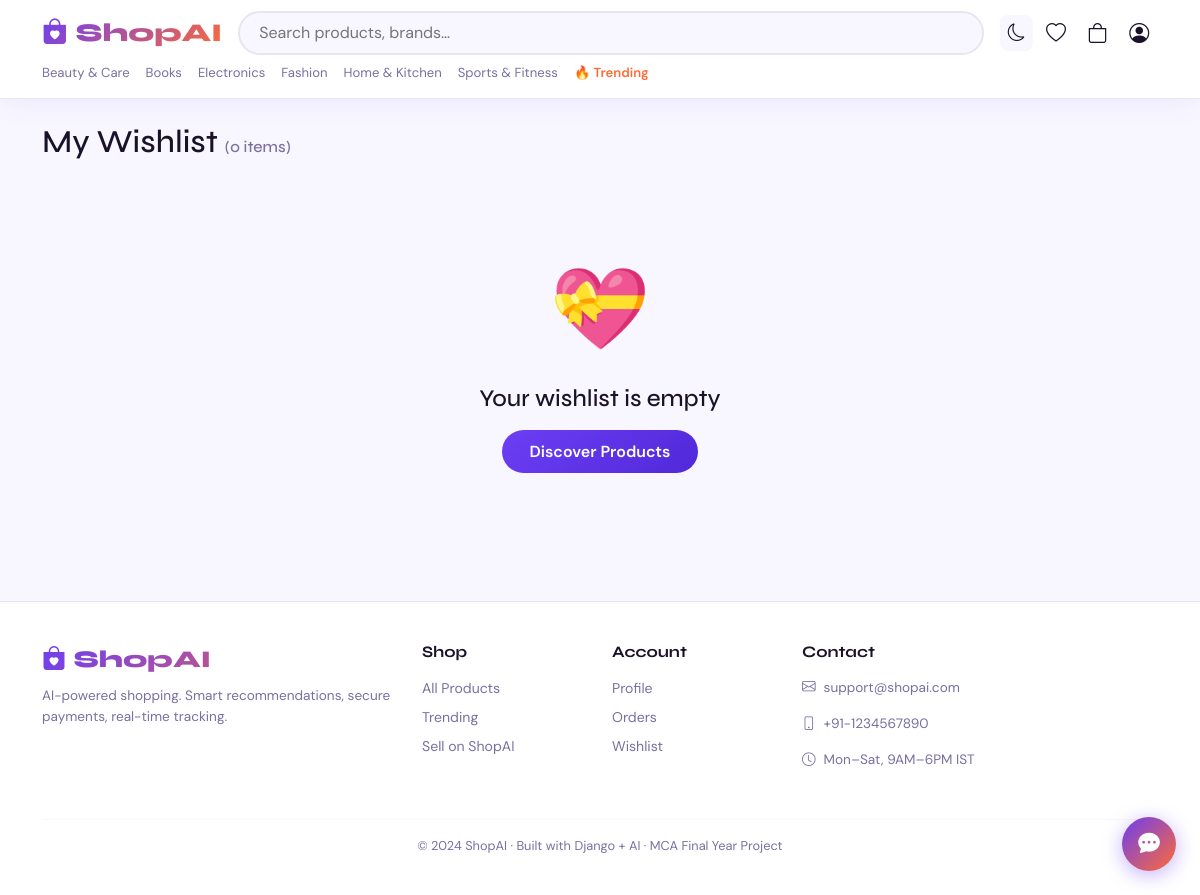
The page /wishlist/ (signed in) on the database its author committed.
### users/models.py (models this page shows, shortened)
class CustomUser(AbstractUser):
    email = models.EmailField(unique=True)
    phone = models.CharField(max_length=15, blank=True)
    avatar = models.ImageField(upload_to='avatars/', null=True, blank=True)
    is_vendor = models.BooleanField(default=False)
    is_email_verified = models.BooleanField(default=False)
    dark_mode = models.BooleanField(default=False)
    date_of_birth = models.DateField(null=True, blank=True)
    USERNAME_FIELD = 'email'
    REQUIRED_FIELDS = ['username']

### store/models.py (models this page shows, shortened)
class Category(models.Model):
    name = models.CharField(max_length=200)
    slug = models.SlugField(unique=True, blank=True)
    parent = models.ForeignKey('self', null=True, blank=True, on_delete=models.SET_NULL, related_name='children')
    image = models.ImageField(upload_to='categories/', null=True, blank=True)
    description = models.TextField(blank=True)
    is_active = models.BooleanField(default=True)
    class Meta:
        verbose_name_plural = 'Categories'
        ordering = ['name']

### wishlist/models.py (models this page shows, shortened)
class Wishlist(models.Model):
    user = models.OneToOneField(settings.AUTH_USER_MODEL, on_delete=models.CASCADE, related_name='wishlist')
    products = models.ManyToManyField('store.Product', blank=True)

### wishlist/views.py (the view)
# urls.py: path('', views.wishlist_view, name='view'),
@login_required
def wishlist_view(request):
    wl, _ = Wishlist.objects.get_or_create(user=request.user)
    return render(request, 'wishlist/wishlist.html', {'wishlist': wl})

### cart/context_processors.py (called while the page is built)
def cart_count(request):
    if request.user.is_authenticated:
        from .models import Cart
        c = Cart.objects.filter(user=request.user).first()
        return {'cart_count': c.item_count if c else 0}
    return {'cart_count': 0}

### cart/models.py (called while the page is built)
    @property
    def item_count(self):
        return sum(item.quantity for item in self.items.all())

### store/context_processors.py (called while the page is built)
def all_categories(request):
    return {'all_categories': Category.objects.filter(is_active=True, parent=None)[:10]}

### wishlist/context_processors.py (called while the page is built)
def wishlist_count(request):
    if request.user.is_authenticated:
        from .models import Wishlist
        wl = Wishlist.objects.filter(user=request.user).first()
        return {'wishlist_count': wl.products.count() if wl else 0}
    return {'wishlist_count': 0}

### templates/wishlist/wishlist.html (shortened to what this page needs)
{% extends 'base.html' %}
{% block content %}
<div class="container mt-4">
<h2 class="mb-4">My Wishlist <span style="color:var(--muted);font-size:1rem">({{ wishlist.products.count }} items)</span></h2>
{% if wishlist.products.all %}
<div class="row row-cols-2 row-cols-md-4 g-3">
{% for product in wishlist.products.all %}
<div class="col">
<div class="p-card">
<div class="p-img"><a href="{{ product.get_absolute_url }}">{% if product.main_image %}<img src="{{ product.main_image.image.url }}">{% else %}<div style="display:flex;align-items:center;justify-content:center;height:100%;font-size:2.5rem;background:var(--bg)">📦</div>{% endif %}</a></div>
<div class="p-body">
<div class="p-name">{{ product.name }}</div>
<div class="p-price">₹{{ product.price }}</div>
<div class="d-flex gap-2 mt-2">
<a href="{% url 'wishlist:move_to_cart' product.id %}" class="btn-pri btn btn-sm flex-grow-1" style="font-size:.78rem;padding:.32rem">Move to Cart</a>
<a href="{% url 'wishlist:toggle' product.id %}" style="color:#e74c3c;padding:.32rem"><i class="bi bi-trash"></i></a>
</div>
</div>
</div>
</div>
{% endfor %}
</div>
{% else %}
<div style="text-align:center;padding:4rem 2rem">
<div style="font-size:5rem;margin-bottom:1rem">💝</div><h4>Your wishlist is empty</h4>
<a href="{% url 'store:product_list' %}" class="btn-pri btn mt-2">Discover Products</a>
</div>
{% endif %}
</div>
{% endblock %}

### templates/base.html (shortened to what this page needs)
<!DOCTYPE html>
<html lang="en" data-theme="{{ request.user.dark_mode|yesno:'dark,light' }}">
<head>
<link href="https://cdn.jsdelivr.net/npm/bootstrap@5.3.2/dist/css/bootstrap.min.css" rel="stylesheet">
<link href="https://cdn.jsdelivr.net/npm/bootstrap-icons@1.11.3/font/bootstrap-icons.min.css" rel="stylesheet">
</head>
<body>
<nav class="nav-bar">
<div class="container">
  <div class="d-flex align-items-center gap-3">
    <a href="{% url 'store:index' %}" class="brand"><i class="bi bi-bag-heart-fill"></i> ShopAI</a>
    <div class="search-wrap d-none d-md-block">
      <input type="text" id="srch" placeholder="Search products, brands…">
    </div>
    <div class="d-flex align-items-center gap-1 ms-auto">
      <button onclick="toggleDark()" style="border:none;background:var(--bg);padding:.3rem .5rem;border-radius:8px;color:var(--tx);font-size:1.1rem;cursor:pointer" title="Dark mode">
        <i class="bi bi-{% if request.user.dark_mode %}sun{% else %}moon{% endif %}" id="dicon"></i>
      </button>
      {% if user.is_authenticated %}
      <a href="{% url 'wishlist:view' %}" class="nav-btn"><i class="bi bi-heart"></i>{% if wishlist_count > 0 %}<span class="badge-c">{{ wishlist_count }}</span>{% endif %}</a>
      <a href="{% url 'cart:view' %}" class="nav-btn"><i class="bi bi-bag"></i>{% if cart_count > 0 %}<span class="badge-c cart-count-badge">{{ cart_count }}</span>{% endif %}</a>
      <div class="dropdown">
        <a class="nav-btn" data-bs-toggle="dropdown" href="#"><i class="bi bi-person-circle"></i></a>
      </div>
      {% else %}
      <a href="{% url 'users:login' %}" class="btn-out btn btn-sm">Login</a>
      <a href="{% url 'users:register' %}" class="btn-pri btn btn-sm ms-1">Sign Up</a>
      {% endif %}
    </div>
  </div>
  <div class="d-flex gap-3 mt-2 overflow-auto pb-1" style="scrollbar-width:none">
    {% for cat in all_categories %}
    <a href="{% url 'store:category' cat.slug %}" style="white-space:nowrap;font-size:.82rem;color:var(--muted);text-decoration:none;transition:var(--tr)" onmouseover="this.style.color='var(--p)'" onmouseout="this.style.color='var(--muted)'">{{ cat.name }}</a>
    {% endfor %}
    <a href="{% url 'store:trending' %}" style="white-space:nowrap;font-size:.82rem;color:var(--ac);text-decoration:none;font-weight:600">🔥 Trending</a>
  </div>
</div>
</nav>
<main>{% block content %}{% endblock %}</main>
<footer>
<div class="container">
<div class="row g-4">
  <div class="col-md-4">
    <div class="brand fs-4"><i class="bi bi-bag-heart-fill"></i> ShopAI</div>
    <p class="mt-2" style="font-size:.85rem;color:var(--muted)">AI-powered shopping. Smart recommendations, secure payments, real-time tracking.</p>
  </div>
  <div class="col-md-2"><h6 class="fw-bold mb-3">Shop</h6>
    <div class="d-flex flex-column gap-2">
      <a href="{% url 'store:product_list' %}">All Products</a>
      <a href="{% url 'store:trending' %}">Trending</a>
      <a href="{% url 'vendor:register' %}">Sell on ShopAI</a>
    </div>
  </div>
  <div class="col-md-2"><h6 class="fw-bold mb-3">Account</h6>
    <div class="d-flex flex-column gap-2">
      {% if user.is_authenticated %}
      <a href="{% url 'users:profile' %}">Profile</a>
      <a href="{% url 'orders:order_list' %}">Orders</a>
      <a href="{% url 'wishlist:view' %}">Wishlist</a>
      {% else %}
      <a href="{% url 'users:login' %}">Login</a>
      <a href="{% url 'users:register' %}">Register</a>
      {% endif %}
    </div>
  </div>
  <div class="col-md-4"><h6 class="fw-bold mb-3">Contact</h6>
    <p style="font-size:.85rem;color:var(--muted)"><i class="bi bi-envelope me-2"></i>support@shopai.com</p>
    <p style="font-size:.85rem;color:var(--muted)"><i class="bi bi-phone me-2"></i>+91-1234567890</p>
    <p style="font-size:.85rem;color:var(--muted)"><i class="bi bi-clock me-2"></i>Mon–Sat, 9AM–6PM IST</p>
  </div>
</div>
<hr style="border-color:var(--bdr);margin-top:2rem">
<p class="text-center" style="font-size:.8rem;color:var(--muted)">© 2024 ShopAI · Built with Django + AI · MCA Final Year Project</p>
</div>
</footer>
<button id="cb-btn" onclick="cbToggle()"><i class="bi bi-chat-dots-fill" id="cb-icon"></i></button>
</body>
</html>

### templates/base.html (style rules this page uses)
:root { --p:#6c3ef4;--pd:#5129d9;--ac:#ff6b35;--ok:#2ecc71;--bg:#f8f7ff;--sur:#ffffff;--bdr:#e8e4f0;--tx:#1a1228;--muted:#7b6fa0;--shd:0 4px 24px rgba(108,62,244,.08);--r:16px;--tr:all .25s cubic-bezier(.4,0,.2,1) }
* { box-sizing:border-box;margin:0;padding:0 }
body { font-family:'DM Sans',sans-serif;background:var(--bg);color:var(--tx);transition:background .3s,color .3s }
h1,h2,h3,h4,h5,h6 { font-family:'Syne',sans-serif }
.nav-bar { background:var(--sur);border-bottom:1px solid var(--bdr);box-shadow:var(--shd);padding:.7rem 0;position:sticky;top:0;z-index:1000 }
.brand { font-family:'Syne',sans-serif;font-weight:800;font-size:1.6rem;background:linear-gradient(135deg,var(--p),var(--ac));-webkit-background-clip:text;-webkit-text-fill-color:transparent;text-decoration:none }
.search-wrap { position:relative;flex:1 }
.search-wrap input { width:100%;border:2px solid var(--bdr);border-radius:50px;background:var(--bg);color:var(--tx);padding:.5rem 1.2rem;font-family:'DM Sans',sans-serif;transition:var(--tr) }
.nav-btn { color:var(--tx);text-decoration:none;font-size:1.25rem;padding:.35rem .55rem;border-radius:10px;position:relative;transition:var(--tr) }
.btn-pri { background:linear-gradient(135deg,var(--p),var(--pd));color:#fff;border:none;border-radius:50px;padding:.6rem 1.75rem;font-weight:600;transition:var(--tr) }
#cb-btn { position:fixed;bottom:24px;right:24px;width:54px;height:54px;background:linear-gradient(135deg,var(--p),var(--ac));border:none;border-radius:50%;color:#fff;font-size:1.35rem;cursor:pointer;box-shadow:0 4px 20px rgba(108,62,244,.4);z-index:9998;display:flex;align-items:center;justify-content:center;transition:var(--tr) }
footer { background:var(--sur);border-top:1px solid var(--bdr);padding:2.5rem 0 1.5rem;margin-top:4rem }
footer a { color:var(--muted);text-decoration:none;font-size:.88rem;transition:var(--tr) }

### rows shown on the page
Category: name "Beauty & Care"
Category: name "Books"
Category: name "Electronics"
Category: name "Fashion"
Category: name "Home & Kitchen"
Category: name "Sports & Fitness"
Wishlist: products.count "0"
